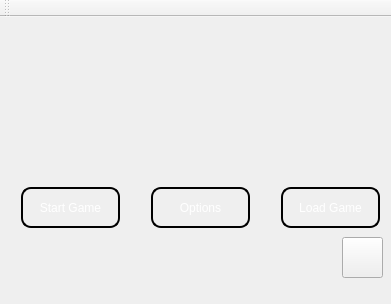
<?xml version="1.0" encoding="UTF-8"?>
<ui version="4.0">
 <class>MainWindow</class>
 <widget class="QMainWindow" name="MainWindow">
  <property name="geometry">
   <rect>
    <x>0</x>
    <y>0</y>
    <width>391</width>
    <height>304</height>
   </rect>
  </property>
  <property name="windowTitle">
   <string>Bit-Biter</string>
  </property>
  <property name="windowIcon">
   <iconset resource="fonts.qrc">
    <normaloff>:/fonts/fonts/icon.png</normaloff>:/fonts/fonts/icon.png</iconset>
  </property>
  <property name="layoutDirection">
   <enum>Qt::LeftToRight</enum>
  </property>
  <property name="styleSheet">
   <string notr="true"/>
  </property>
  <widget class="QWidget" name="centralWidget">
   <widget class="QPushButton" name="pushButton">
    <property name="geometry">
     <rect>
      <x>20</x>
      <y>170</y>
      <width>101</width>
      <height>41</height>
     </rect>
    </property>
    <property name="styleSheet">
     <string notr="true">QPushButton {    
    min-height: 1.5em;    
    font: 1em;   
    margin: 0 1px 0 1px;   
    color: white;    
    background-color: qlineargradient(x1: 0, y1: 0, x2: 0, y2: 1,
                                      stop: 0 #000000, stop: 1 #CCCCCC);
    
    border-style: outset;    
    border-radius: 10px;
    border-width: 2px;   
    border-color: #000000;
}
 

QPushButton:pressed {    
    background-color: qlineargradient(x1: 0, y1: 0, x2: 0, y2: 1,
                                      stop: 0 #CCCCCC, stop: 1 #000000);
}</string>
    </property>
    <property name="text">
     <string>Start Game</string>
    </property>
   </widget>
   <widget class="QPushButton" name="pushButton_2">
    <property name="geometry">
     <rect>
      <x>150</x>
      <y>170</y>
      <width>101</width>
      <height>41</height>
     </rect>
    </property>
    <property name="styleSheet">
     <string notr="true">QPushButton {    
    min-height: 1.5em;    
    font: 1em;   
    margin: 0 1px 0 1px;   
    color: white;    
    background-color: qlineargradient(x1: 0, y1: 0, x2: 0, y2: 1,
                                      stop: 0 #000000, stop: 1 #cccccc);
    
    border-style: outset;    
    border-radius: 10px;
    border-width: 2px;   
    border-color: #000000;
}
 

QPushButton:pressed {    
    background-color: qlineargradient(x1: 0, y1: 0, x2: 0, y2: 1,
                                      stop: 0 #cccccc, stop: 1 #000000);
}</string>
    </property>
    <property name="text">
     <string>Options</string>
    </property>
   </widget>
   <widget class="QLabel" name="label">
    <property name="geometry">
     <rect>
      <x>20</x>
      <y>30</y>
      <width>361</width>
      <height>61</height>
     </rect>
    </property>
    <property name="styleSheet">
     <string notr="true">border-image: url(:/fonts/fonts/bit-biter.png);</string>
    </property>
    <property name="text">
     <string/>
    </property>
    <property name="alignment">
     <set>Qt::AlignCenter</set>
    </property>
   </widget>
   <widget class="QPushButton" name="pushButton_3">
    <property name="geometry">
     <rect>
      <x>280</x>
      <y>170</y>
      <width>101</width>
      <height>41</height>
     </rect>
    </property>
    <property name="styleSheet">
     <string notr="true">QPushButton {    
    min-height: 1.5em;    
    font: 1em;   
    margin: 0 1px 0 1px;   
    color: white;    
    background-color: qlineargradient(x1: 0, y1: 0, x2: 0, y2: 1,
                                      stop: 0 #000000, stop: 1 #cccccc);
    
    border-style: outset;    
    border-radius: 10px;
    border-width: 2px;   
    border-color: #000000;
}
 

QPushButton:pressed {    
    background-color: qlineargradient(x1: 0, y1: 0, x2: 0, y2: 1,
                                      stop: 0 #cccccc, stop: 1 #000000);
}</string>
    </property>
    <property name="text">
     <string>Load Game</string>
    </property>
   </widget>
   <widget class="QPushButton" name="mute_button">
    <property name="geometry">
     <rect>
      <x>342</x>
      <y>220</y>
      <width>41</width>
      <height>41</height>
     </rect>
    </property>
    <property name="styleSheet">
     <string notr="true"/>
    </property>
    <property name="text">
     <string/>
    </property>
   </widget>
  </widget>
  <widget class="QMenuBar" name="menuBar">
   <property name="geometry">
    <rect>
     <x>0</x>
     <y>0</y>
     <width>391</width>
     <height>26</height>
    </rect>
   </property>
  </widget>
  <widget class="QToolBar" name="mainToolBar">
   <attribute name="toolBarArea">
    <enum>TopToolBarArea</enum>
   </attribute>
   <attribute name="toolBarBreak">
    <bool>false</bool>
   </attribute>
  </widget>
 </widget>
 <layoutdefault spacing="6" margin="11"/>
 <resources>
  <include location="fonts.qrc"/>
 </resources>
 <connections/>
</ui>
